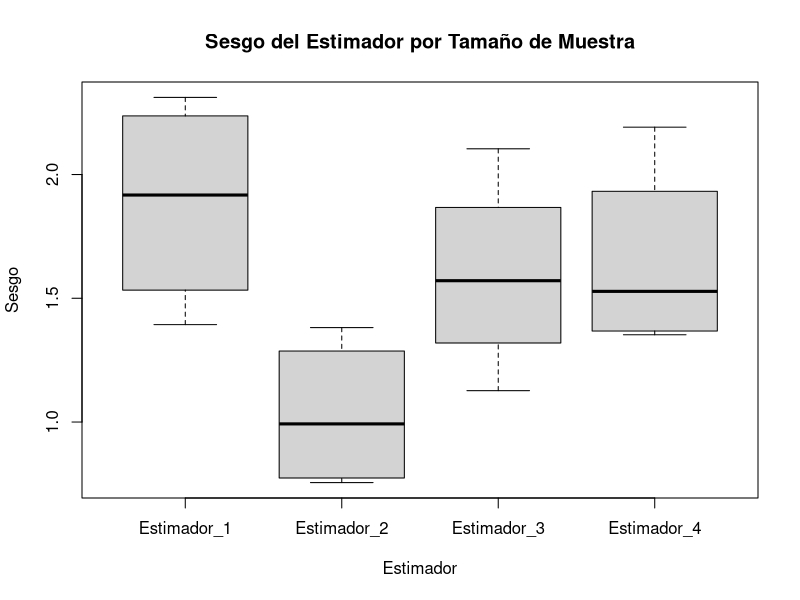
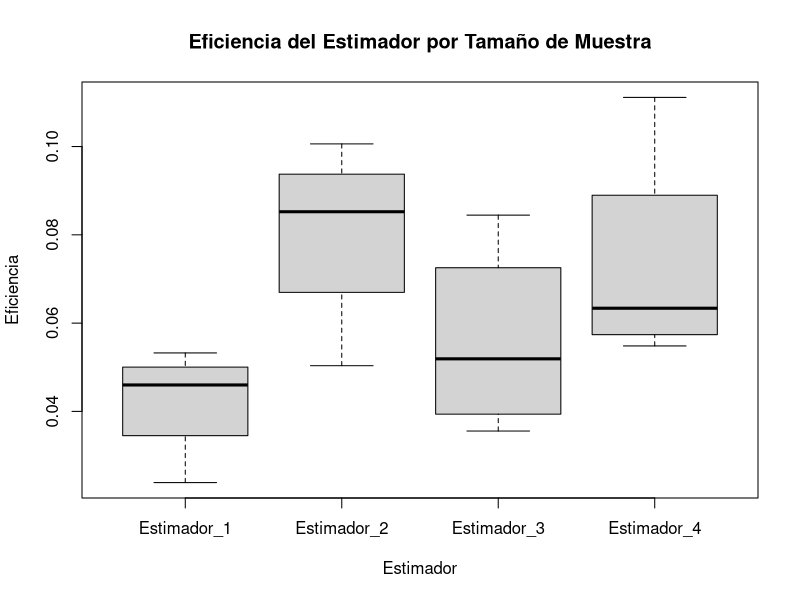
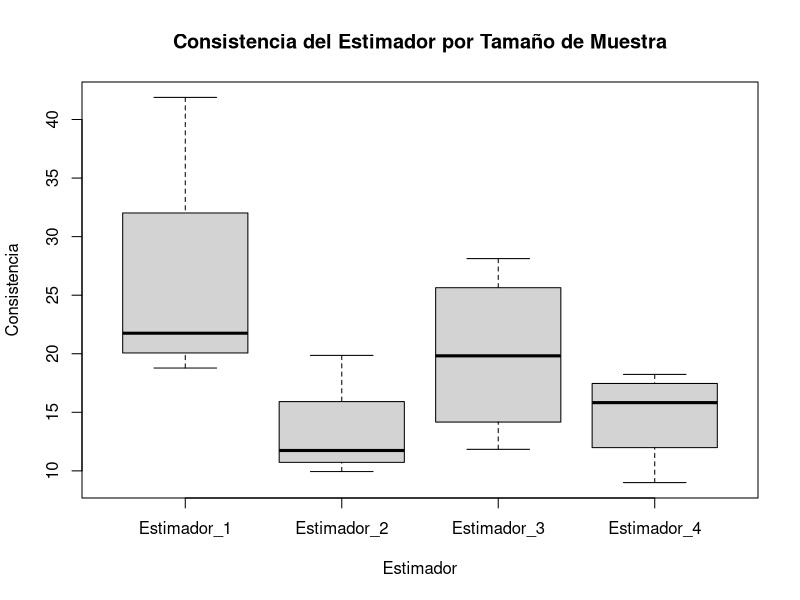
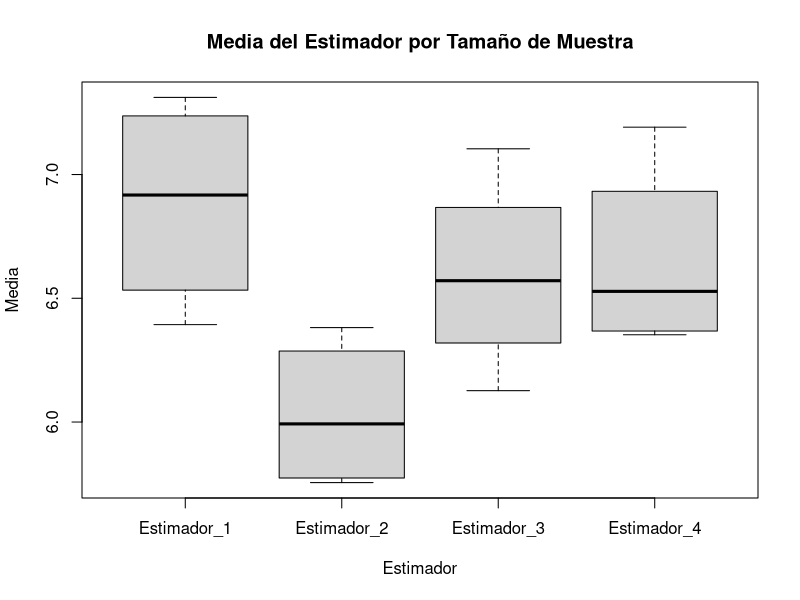
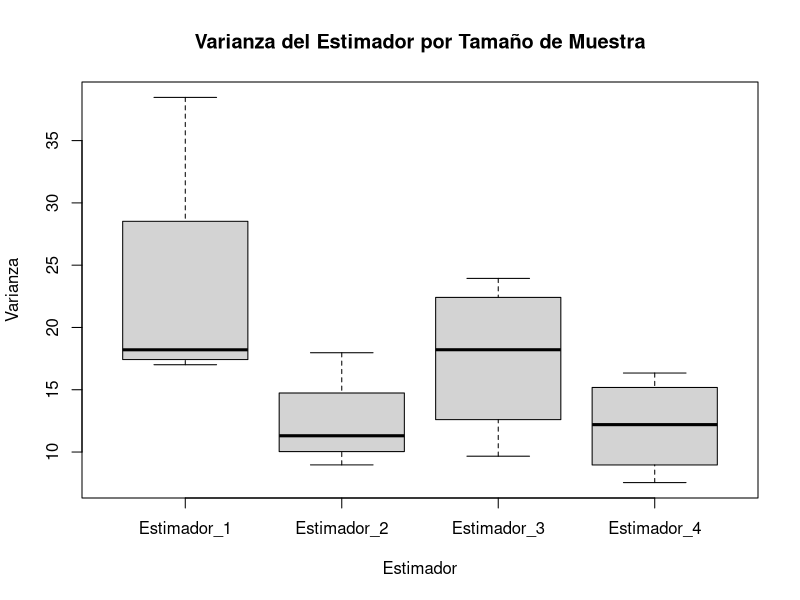

Source code (R) for these figures, in order:
## ---- chunk 1
knitr::opts_chunk$set(echo = TRUE)
## ---- chunk 2
# Establecer una semilla para la generación de números aleatorios.
set.seed(123)

# Definir los tamaños de muestra que se utilizarán en la simulación.
n_muestras <- c(20, 50, 100, 1000)

# Valor verdadero del parámetro que se está estimando.
theta <- 5

# Crear un dataframe vacío para almacenar los resultados.
resultados_df <- data.frame()
## ---- chunk 3
# Proceso de Iterar a través de diferentes tamaños de muestra.
for (n in n_muestras) {
  # Número de simulaciones para cada tamaño de muestra.
  num_simulaciones <- n
  
  # Definir una lista de estimadores como funciones.
  estimadores <- list(
    Estimador_1 = function(x) (x[1] + x[2])/6 + (x[3] + x[4])/3,
    Estimador_2 = function(x) (x[1] + 2*x[2] + 3*x[3] + 4*x[4])/5,
    Estimador_3 = function(x) sum(x)/4,
    Estimador_4 = function(x) (min(x) + max(x))/2
  )
  
  # Generar datos simulados a partir de una distribución exponencial.
  simulaciones <- matrix(rexp(4 * num_simulaciones, rate = 1/theta), nrow = num_simulaciones)
  
  # Calcular las estimaciones de los estimadores para cada conjunto de datos simulados.
  estimaciones <- matrix(apply(simulaciones, 1, function(x) sapply(estimadores, function(est) est(x))), nrow = num_simulaciones)
  
  # Calcular el sesgo, la eficiencia, la consistencia, la media y la varianza de las estimaciones.
  sesgos <- colMeans(estimaciones) - theta
  eficiencias <- 1 / colMeans((estimaciones - theta)^2)
  consistencias <- colMeans((estimaciones - theta)^2)
  medias <- colMeans(estimaciones)
  varianzas <- apply(estimaciones, 2, var)
  
  # Crear un dataframe temporal con los resultados para el tamaño de muestra actual.
  resultados_temp <- data.frame(Estimador = names(estimadores), N = n, 
                                Sesgo = sesgos, Eficiencia = eficiencias, 
                                Consistencia = consistencias, Media = medias, 
                                Varianza = varianzas)
  
  # Agregar los resultados temporales al dataframe principal.
  resultados_df <- rbind(resultados_df, resultados_temp)
}
## ---- chunk 4
library(knitr)
# Tabla de resultados de los estimadores y sus  propiedades
kable(resultados_df, format = "markdown")
## ---- chunk 5
# Gráficos de caja para el Sesgo
boxplot(resultados_df$Sesgo ~ resultados_df$Estimador, 
        data = resultados_df, 
        xlab = "Estimador", 
        ylab = "Sesgo", 
        main = "Sesgo del Estimador por Tamaño de Muestra")
## ---- chunk 6
# Gráficos de caja para la Eficiencia
boxplot(resultados_df$Eficiencia ~ resultados_df$Estimador, 
        data = resultados_df, 
        xlab = "Estimador", 
        ylab = "Eficiencia", 
        main = "Eficiencia del Estimador por Tamaño de Muestra")
## ---- chunk 7
# Gráficos de caja para la Consistencia
boxplot(resultados_df$Consistencia ~ resultados_df$Estimador, 
        data = resultados_df, 
        xlab = "Estimador", 
        ylab = "Consistencia", 
        main = "Consistencia del Estimador por Tamaño de Muestra")
## ---- chunk 8
# Gráficos de caja para la Media
boxplot(resultados_df$Media ~ resultados_df$Estimador, 
        data = resultados_df, 
        xlab = "Estimador", 
        ylab = "Media", 
        main = "Media del Estimador por Tamaño de Muestra")
## ---- chunk 9
# Gráficos de caja para la Varianza
boxplot(resultados_df$Varianza ~ resultados_df$Estimador, 
        data = resultados_df, 
        xlab = "Estimador", 
        ylab = "Varianza", 
        main = "Varianza del Estimador por Tamaño de Muestra")
